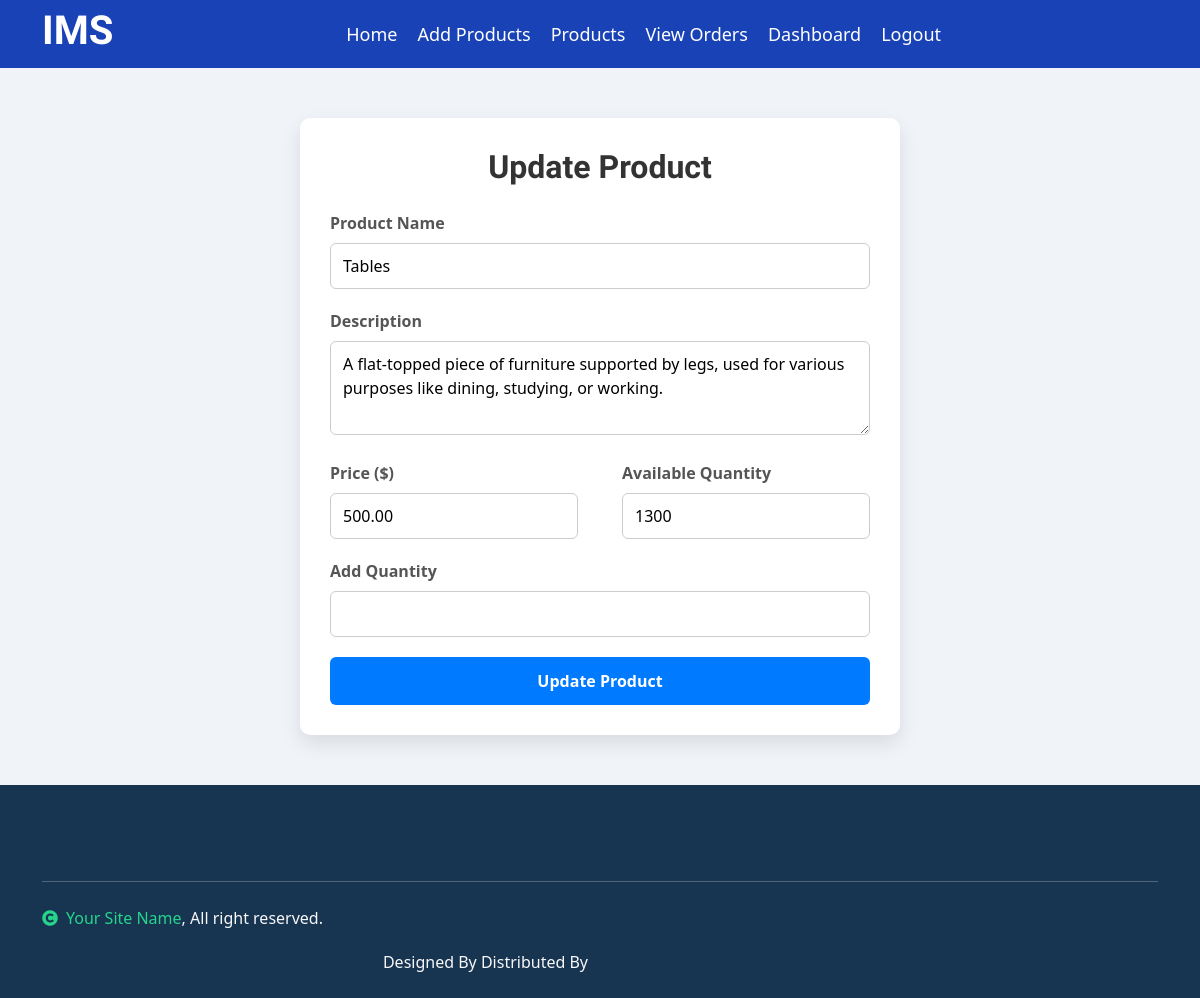
The app's page /update/1/ (signed in) with its own data.
### Inventory_App/models.py (models this page shows, shortened)
class Products(models.Model):
    name = models.CharField(max_length=100)
    price = models.DecimalField(max_digits=10, decimal_places=2)
    description = models.TextField()
    company = models.ForeignKey(Company, on_delete=models.CASCADE)
    created_at = models.DateTimeField(auto_now_add=True, null=True)
    quantity = models.IntegerField()
    total_qty = models.IntegerField(null=True)
    class Meta:
        db_table = 'Products'

### Inventory_App/views.py (the view, shortened to what this page needs)
# urls.py: path('update/<int:id>/', views.update, name='update'),
def update(request, id):
    login = request.session['login']
    product = Products.objects.filter(id=id)
    return render(request, 'updateproduct.html', {'product':product, 'id':id, 'login':login})

### templates/updateproduct.html (shortened to what this page needs)
{% extends "home.html" %}
{% block content %}
<head>
</head>
<body>
  <div class="form-container">
    <h2>Update Product</h2>
    <form action="{% url 'update' id %}" method="POST" enctype="multipart/form-data">
      {% for i in product %}
      <div class="form-group">
        <label for="product_name">Product Name</label>
        <input type="text" id="product_name" name="product_name" value="{{i.name}}" required />
      </div>
      <div class="form-group">
        <label for="description">Description</label>
        <textarea id="description" name="description" rows="3" required>{{i.description}}</textarea>
      </div>
      <div class="row">
        <div class="form-group">
          <label for="price">Price ($)</label>
          <input type="number" id="price" name="price" step="0.01" min="0" value="{{i.price}}" required />
        </div>
        <div class="form-group">
          <label for="quantity">Available Quantity</label>
          <input type="number" id="quantity" name="available_qty" min="1" required readonly value="{{i.quantity}}" />
        </div>
      </div>
      <div class="row">
        <div class="form-group">
          <label for="quantity">Add Quantity</label>
          <input type="number" id="quantity" name="quantity" min="1" required  />
        </div>
      </div>
      {% endfor %}
      <button type="submit">Update Product</button>
    </form>
  </div>
</body>
{% endblock %}

### templates/updateproduct.html (style rules this page uses)
* { box-sizing: border-box; font-family: 'Segoe UI', Tahoma, Geneva, Verdana, sans-serif; }
body { margin: 0; padding: 0; background: #f0f4f8; }
.form-container { background: #fff; padding: 30px; max-width: 600px; width: 100%; border-radius: 10px; box-shadow: 0 8px 20px rgba(0, 0, 0, 0.1); margin: 50px auto; }
.form-container h2 { text-align: center; color: #333; margin-bottom: 25px; }
.form-group { margin-bottom: 20px; }
label { display: block; margin-bottom: 8px; color: #555; font-weight: 600; }
input[type="text"], input[type="number"], select, textarea, input[type="file"] { width: 100%; padding: 10px 12px; border: 1px solid #ccc; border-radius: 6px; outline: none; font-size: 16px; transition: border-color 0.3s; }
.row { display: flex; gap: 20px; }
.row .form-group { flex: 1; }
button { width: 100%; background: #007bff; color: #fff; padding: 12px; font-size: 16px; border: none; border-radius: 6px; cursor: pointer; transition: background 0.3s ease; font-weight: bold; }

### records on screen
Products: product_name "Tables", description "A flat-topped piece of furniture supported by legs, used for various purposes like dining, studying, or working.", price "500.00", available_qty "1300"
